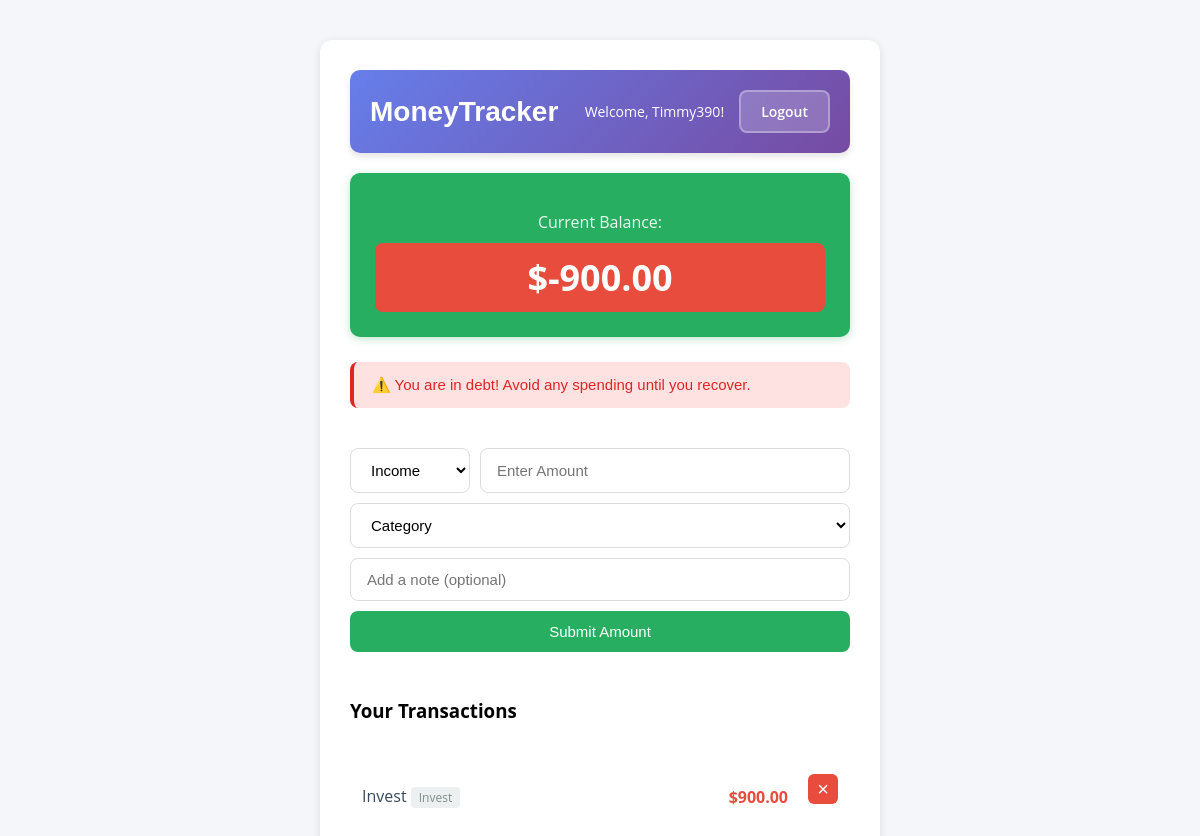
/ (signed in), run on the app's committed database.
### db.py (models this page shows, shortened)
class User(db.Model, UserMixin):
    __tablename__ = 'users'
    id = db.Column(db.Integer, primary_key=True)
    username = db.Column(db.String(80), unique=True, nullable=False)
    email = db.Column(db.String(120), unique=True, nullable=False)
    password = db.Column(db.String(200), nullable=False)
    created_at = db.Column(db.DateTime, default=datetime.utcnow)
    entries = db.relationship('Entry', backref='user', lazy=True, cascade='all, delete-orphan')

class Entry(db.Model):
    __tablename__ = 'entries'
    id = db.Column(db.Integer, primary_key=True)
    amount = db.Column(db.Float, nullable=False)
    description = db.Column(db.String(200), nullable=True)
    type = db.Column(db.String(20), nullable=False)  # Income or Expense
    category = db.Column(db.String(50), nullable=True)
    created_at = db.Column(db.DateTime, default=datetime.utcnow)
    user_id = db.Column(db.Integer, db.ForeignKey('users.id'), nullable=False)

### main.py (the view)
@app.route("/", methods=["GET"])
@login_required
def home():
    try:
        entries = Entry.query.filter_by(user_id=current_user.id).order_by(Entry.id.desc()).all()
        balance = calculate_balance(current_user.id)
        warning = get_balance_warning(balance)
        return render_template(
            "index.html",
            entries=entries,
            Balance=balance,
            warning=warning
        )
    except Exception as e:
        flash('An error occurred while loading your entries.', 'error')
        return render_template("index.html", entries=[], Balance=0, warning=None)

### main.py (called while the page is built)
@login_manager.user_loader
def load_user(user_id):
    return User.query.get(int(user_id))

def get_balance_warning(balance):
    if balance < 0:
        return {
            'message': '⚠️ You are in debt! Avoid any spending until you recover.',
            'type': 'danger'
        }
    elif balance <= 10:
        return {
            'message': '⚠️ Critical! Your balance is very low. Avoid spending too much!',
            'type': 'critical'
        }
    elif balance <= 20:
        return {
            'message': '⚠️ Warning! Your balance is getting low. Consider decreasing your spending.',
            'type': 'warning'
        }
    return None

def calculate_balance(user_id):
    entries = Entry.query.filter_by(user_id=user_id).all()
    return sum(e.amount for e in entries)

### templates/index.html (shortened to what this page needs)
<html>
<head>
    <link rel="stylesheet" href="{{ url_for('static', filename='css/style.css') }}">
</head>
<body>
    <div class="container">
        <div class="header">
            <h1>MoneyTracker</h1>
            <div class="user-info">
                <span>Welcome, {{ current_user.username }}!</span>
                <a href="{{ url_for('auth.logout') }}" class="btn-logout">Logout</a>
            </div>
        </div>
        <div class="current-balance">
            <h2>Current Balance:</h2>
            <p class="{% if Balance < 0 %}negative{% endif %}">${{ "%.2f"|format(Balance) }}</p>
        </div>
        {% if warning %}
            <div class="warning-message warning-{{ warning.type }}">
                {{ warning.message }}
            </div>
        {% endif %}
        <form action="{{ url_for('submit') }}" method="POST" class="enter-moneh">
            <div class="form-row">
                <select name="type" class="type-select">
                    <option value="income">Income</option>
                </select>
                <input type="number" step="0.01" name="amount" placeholder="Enter Amount" class="input-box" required>
            </div>
            <select name="category" class="category-select">
                <option value="">Category</option>
            </select>
            <input type="text" name="description" placeholder="Add a note (optional)" class="input-box description-input">
            <button type="submit" class="btn">Submit Amount</button>
        </form>
        <h3 style="margin-top: 30px;">Your Transactions</h3>
        <ul class="money-list">
            {% for entry in entries %}
                <li class="{% if entry.type == 'income' %}income-entry{% else %}expense-entry{% endif %}">
                    <div class="entry-info">
                        <div>
                            <span class="entry-description">{{ entry.description }}</span>
                            {% if entry.category %}
                                <span class="entry-category">{{ entry.category }}</span>
                            {% endif %}
                        </div>
                        <span class="entry-amount">
                            {% if entry.amount > 0 %}+{% endif %}${{ "%.2f"|format(entry.amount|abs) }}
                        </span>
                    </div>
                    <form action="{{ url_for('delete_entry', entry_id=entry.id) }}" method="POST" style="display: inline;">
                        <button type="submit" class="delete-btn" onclick="return confirm('Delete this entry?')">×</button>
                    </form>
                </li>
            {% else %}
                <li class="no-transactions">No transactions yet! Add your first entry above.</li>
            {% endfor %}
        </ul>
    </div>
</body>
</html>

### static/css/style.css (style rules this page uses)
h1 { font-family: 'Poppins', sans-serif; text-align: center; color: #2c3e50; margin-bottom: 10px; }
p { text-align: center; color: #7f8c8d; font-family: 'Open Sans', Arial, sans-serif; }
body { margin: 0; padding: 0; background-color: #f5f6fa; }
.container { font-family: 'Open Sans', Arial, sans-serif; display: flex; flex-direction: column; max-width: 500px; margin: 40px auto; padding: 30px; background-color: #ffffff; border-radius: 12px; box-shadow: 0 2px 10px rgba(0, 0, 0, 0.1); }
.header { display: flex; justify-content: space-between; align-items: center; padding: 20px; background: linear-gradient(135deg, #667eea 0%, #764ba2 100%); border-radius: 10px; margin-bottom: 20px; box-shadow: 0 4px 6px rgba(0, 0, 0, 0.1); }
.header h1 { margin: 0; font-size: 28px; color: white; text-align: left; }
.user-info { display: flex; align-items: center; gap: 15px; }
.user-info span { font-weight: 500; color: white; font-size: 14px; }
.btn-logout { padding: 10px 20px; background-color: rgba(255, 255, 255, 0.2); color: white; text-decoration: none; border-radius: 8px; font-size: 14px; font-weight: 600; transition: all 0.3s ease; border: 2px solid rgba(255, 255, 255, 0.3); }
.current-balance { background-color: #27ae60; color: white; padding: 25px; border-radius: 10px; margin-bottom: 25px; text-align: center; box-shadow: 0 2px 8px rgba(39, 174, 96, 0.3); }
.current-balance h2 { margin-bottom: 10px; font-size: 16px; font-weight: normal; opacity: 0.9; }
.current-balance p { font-size: 36px; font-weight: bold; margin: 0; color: white; }
.current-balance p.negative { background-color: #e74c3c; padding: 10px 20px; border-radius: 8px; color: white !important; }
.warning-message { padding: 14px 18px; border-radius: 8px; margin-bottom: 20px; border-left: 4px solid; font-size: 15px; font-weight: 500; animation: slideDown 0.3s ease; }
.warning-danger { font-family: 'Poppins', sans-serif; background-color: #fee2e2; color: #dc2626; border-color: #dc2626; }
.enter-moneh { display: flex; flex-direction: column; gap: 10px; margin-top: 20px; }
.form-row { display: flex; gap: 10px; }
.type-select { padding: 12px 16px; border: 1px solid #ddd; border-radius: 8px; font-size: 15px; outline: none; background-color: white; cursor: pointer; min-width: 120px; transition: border-color 0.3s; }
.input-box { flex: 1; padding: 12px 16px; border: 1px solid #ddd; border-radius: 8px; font-size: 15px; outline: none; transition: border-color 0.3s; }
.description-input { width: 100%; }
.category-select { padding: 12px 16px; border: 1px solid #ddd; border-radius: 8px; font-size: 15px; outline: none; background-color: white; cursor: pointer; width: 100%; transition: border-color 0.3s; }
.btn { padding: 12px 24px; background-color: #27ae60; color: white; border: none; border-radius: 8px; cursor: pointer; font-size: 15px; transition: background-color 0.3s; }
.money-list { list-style-type: none; padding: 0; margin-top: 20px; }
.money-list li { padding: 12px; border-bottom: 1px solid #ecf0f1; color: #34495e; display: flex; justify-content: space-between; align-items: center; gap: 10px; transition: background-color 0.2s; }
.money-list li:last-child { border-bottom: none; }
.entry-info { display: flex; justify-content: space-between; align-items: center; flex: 1; gap: 10px; }
.entry-description { font-weight: 500; }
.entry-category { font-size: 12px; color: #7f8c8d; background-color: #ecf0f1; padding: 2px 8px; border-radius: 4px; display: inline-block; width: fit-content; }
.entry-amount { font-weight: bold; margin-left: auto; margin-right: 10px; }
.expense-entry .entry-amount { color: #e74c3c; }
.delete-btn { background-color: #e74c3c; color: white; border: none; border-radius: 6px; width: 30px; height: 30px; cursor: pointer; font-size: 20px; line-height: 1; padding: 0; display: flex; align-items: center; justify-content: center; transition: background-color 0.3s; }

### data on the page
User: username "Timmy390"
Entry: description "Invest", category "Invest", amount|abs "900.00"

### other printed values
{{ "%.2f"|format(Balance) }} "-900.00"
{{ warning.message }} "⚠️ You are in debt! Avoid any spending until you recover."
